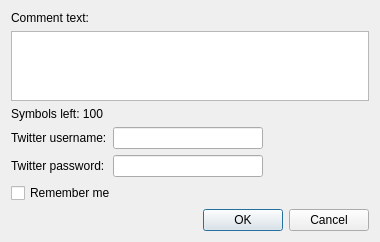
<?xml version="1.0" encoding="UTF-8"?>
<ui version="4.0">
 <class>TwitterWindow</class>
 <widget class="QDialog" name="TwitterWindow">
  <property name="geometry">
   <rect>
    <x>0</x>
    <y>0</y>
    <width>380</width>
    <height>228</height>
   </rect>
  </property>
  <property name="windowTitle">
   <string>Tweet this</string>
  </property>
  <layout class="QVBoxLayout" name="verticalLayout">
   <item>
    <widget class="QLabel" name="label">
     <property name="text">
      <string>Comment text:</string>
     </property>
    </widget>
   </item>
   <item>
    <widget class="LimitedPlainTextEdit" name="text">
     <property name="maximumBlockCount">
      <number>100</number>
     </property>
    </widget>
   </item>
   <item>
    <widget class="QLabel" name="symbols">
     <property name="text">
      <string notr="true">Symbols left: 100</string>
     </property>
    </widget>
   </item>
   <item>
    <layout class="QFormLayout" name="formLayout">
     <item row="0" column="0">
      <widget class="QLabel" name="label_2">
       <property name="text">
        <string>Twitter username:</string>
       </property>
      </widget>
     </item>
     <item row="1" column="0">
      <widget class="QLabel" name="label_3">
       <property name="text">
        <string>Twitter password:</string>
       </property>
      </widget>
     </item>
     <item row="0" column="1">
      <widget class="QLineEdit" name="username">
       <property name="maximumSize">
        <size>
         <width>150</width>
         <height>16777215</height>
        </size>
       </property>
      </widget>
     </item>
     <item row="1" column="1">
      <widget class="QLineEdit" name="password">
       <property name="maximumSize">
        <size>
         <width>150</width>
         <height>16777215</height>
        </size>
       </property>
       <property name="echoMode">
        <enum>QLineEdit::Password</enum>
       </property>
      </widget>
     </item>
    </layout>
   </item>
   <item>
    <widget class="QCheckBox" name="remember">
     <property name="text">
      <string>Remember me</string>
     </property>
    </widget>
   </item>
   <item>
    <layout class="QHBoxLayout" name="horizontalLayout">
     <item>
      <spacer name="horizontalSpacer">
       <property name="orientation">
        <enum>Qt::Horizontal</enum>
       </property>
       <property name="sizeHint" stdset="0">
        <size>
         <width>40</width>
         <height>20</height>
        </size>
       </property>
      </spacer>
     </item>
     <item>
      <widget class="QPushButton" name="submit">
       <property name="minimumSize">
        <size>
         <width>70</width>
         <height>0</height>
        </size>
       </property>
       <property name="text">
        <string>OK</string>
       </property>
      </widget>
     </item>
     <item>
      <widget class="QPushButton" name="cancel">
       <property name="minimumSize">
        <size>
         <width>70</width>
         <height>0</height>
        </size>
       </property>
       <property name="text">
        <string>Cancel</string>
       </property>
      </widget>
     </item>
    </layout>
   </item>
  </layout>
 </widget>
 <customwidgets>
  <customwidget>
   <class>LimitedPlainTextEdit</class>
   <extends>QPlainTextEdit</extends>
   <header>limitedplaintextedit.h</header>
  </customwidget>
 </customwidgets>
 <resources/>
 <connections>
  <connection>
   <sender>cancel</sender>
   <signal>clicked()</signal>
   <receiver>TwitterWindow</receiver>
   <slot>reject()</slot>
   <hints>
    <hint type="sourcelabel">
     <x>337</x>
     <y>210</y>
    </hint>
    <hint type="destinationlabel">
     <x>189</x>
     <y>113</y>
    </hint>
   </hints>
  </connection>
  <connection>
   <sender>submit</sender>
   <signal>clicked()</signal>
   <receiver>TwitterWindow</receiver>
   <slot>submit()</slot>
   <hints>
    <hint type="sourcelabel">
     <x>261</x>
     <y>210</y>
    </hint>
    <hint type="destinationlabel">
     <x>189</x>
     <y>113</y>
    </hint>
   </hints>
  </connection>
  <connection>
   <sender>remember</sender>
   <signal>stateChanged(int)</signal>
   <receiver>TwitterWindow</receiver>
   <slot>rememberChanged()</slot>
   <hints>
    <hint type="sourcelabel">
     <x>189</x>
     <y>181</y>
    </hint>
    <hint type="destinationlabel">
     <x>189</x>
     <y>113</y>
    </hint>
   </hints>
  </connection>
  <connection>
   <sender>text</sender>
   <signal>textChanged()</signal>
   <receiver>TwitterWindow</receiver>
   <slot>textChanged()</slot>
   <hints>
    <hint type="sourcelabel">
     <x>189</x>
     <y>53</y>
    </hint>
    <hint type="destinationlabel">
     <x>189</x>
     <y>113</y>
    </hint>
   </hints>
  </connection>
 </connections>
 <slots>
  <slot>submit()</slot>
  <slot>textChanged()</slot>
  <slot>rememberChanged()</slot>
 </slots>
</ui>
